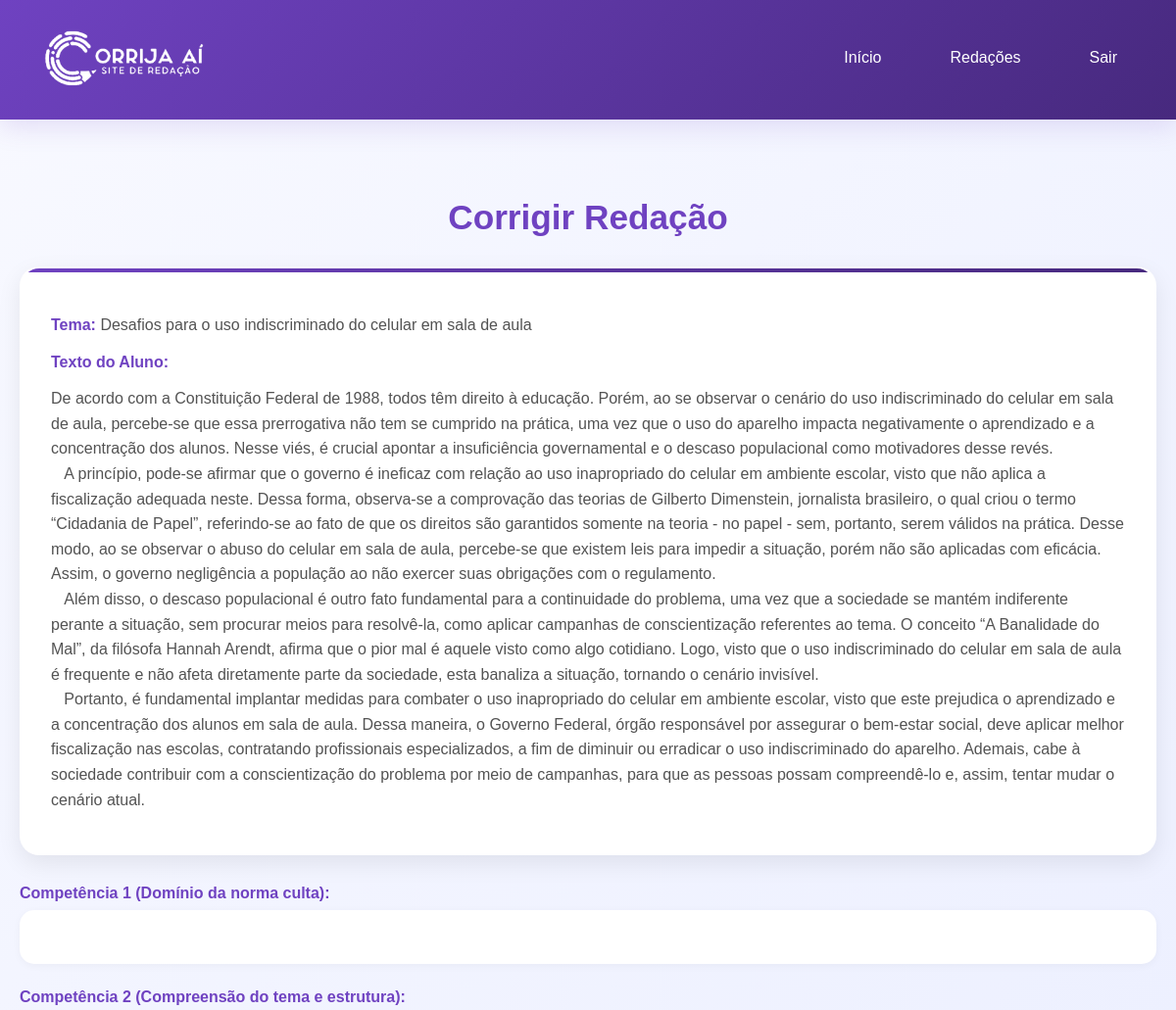
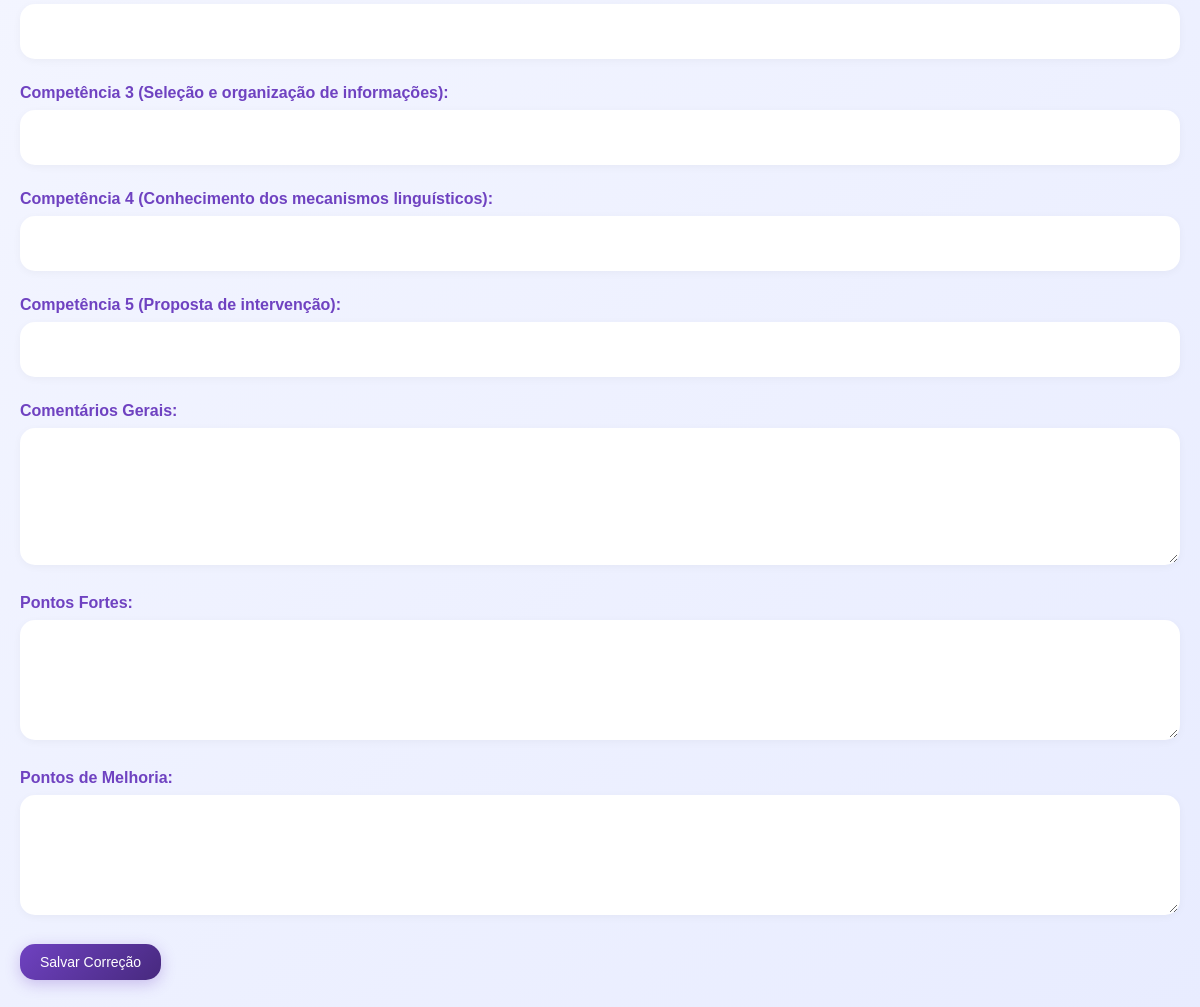
Screenshot of /admin/corrigir_redacao.php?id=redacao_68d54cc458dc78.74720653 (signed in) with the database file from the repository (2 pictures, top to bottom).
### tables this page shows
CREATE TABLE IF NOT EXISTS `redacoes` (
  `id` varchar(255) NOT NULL,
  `usuario_id` int NOT NULL,
  `aluno_nome` varchar(100) NOT NULL,
  `tema` varchar(255) NOT NULL,
  `titulo` varchar(255) DEFAULT NULL,
  `texto` text NOT NULL,
  `data_envio` datetime NOT NULL,
  `status` varchar(50) NOT NULL DEFAULT 'pendente',
  `c1` int DEFAULT '0',
  `c2` int DEFAULT '0',
  `c3` int DEFAULT '0',
  `c4` int DEFAULT '0',
  `c5` int DEFAULT '0',
  `nota_final` int DEFAULT '0',
  `comentarios` text,
  `pontos_fortes` text,
  `pontos_melhoria` text,
  PRIMARY KEY (`id`),
  KEY `usuario_id` (`usuario_id`)
);

### admin/corrigir_redacao.php (the view, shortened to what this page needs)
<?php
require_once '../config.php';
$redacao_id = $_GET['id'] ?? null;
$stmt = $pdo->prepare("SELECT * FROM redacoes WHERE id = ?");
$stmt->execute([$redacao_id]);
$redacao = $stmt->fetch(PDO::FETCH_ASSOC);
?>
<!DOCTYPE html>
<html lang="pt-br">
<head>
    <link rel="stylesheet" href="css/style.css">
</head>
<body>
    <?php include 'header.php'; ?>
    <div class="container">
        <h2>Corrigir Redação</h2>
        <div class="redacao-info">
            <p><strong>Tema:</strong> <?php echo htmlspecialchars($redacao['tema']); ?></p>
            <p><strong>Texto do Aluno:</strong></p>
            <p style="white-space: pre-wrap;"><?php echo htmlspecialchars($redacao['texto']); ?></p>
        </div>
        <form action="processar_correcao.php" method="POST">
            <div class="form-group">
                <label for="c1">Competência 1 (Domínio da norma culta):</label>
                <input type="number" name="notas[c1]" id="c1" min="0" max="200" required>
            </div>
            <div class="form-group">
                <label for="c2">Competência 2 (Compreensão do tema e estrutura):</label>
                <input type="number" name="notas[c2]" id="c2" min="0" max="200" required>
            </div>
            <div class="form-group">
                <label for="c3">Competência 3 (Seleção e organização de informações):</label>
                <input type="number" name="notas[c3]" id="c3" min="0" max="200" required>
            </div>
            <div class="form-group">
                <label for="c4">Competência 4 (Conhecimento dos mecanismos linguísticos):</label>
                <input type="number" name="notas[c4]" id="c4" min="0" max="200" required>
            </div>
            <div class="form-group">
                <label for="c5">Competência 5 (Proposta de intervenção):</label>
                <input type="number" name="notas[c5]" id="c5" min="0" max="200" required>
            </div>
            <div class="form-group">
                <label for="comentarios">Comentários Gerais:</label>
                <textarea name="comentarios" id="comentarios" rows="4" required></textarea>
            </div>
            <div class="form-group">
                <label for="pontos_fortes">Pontos Fortes:</label>
                <textarea name="pontos_fortes" id="pontos_fortes" rows="3"></textarea>
            </div>
            <div class="form-group">
                <label for="pontos_melhoria">Pontos de Melhoria:</label>
                <textarea name="pontos_melhoria" id="pontos_melhoria" rows="3"></textarea>
            </div>
            <button type="submit" class="btn">Salvar Correção</button>
        </form>
    </div>
</body>
</html>

### admin/css/style.css (style rules this page uses)
:root { --mainColor: #6f42c1; --hoverColor: #47297e; --backgroundColor: #ffffff; --darkOne: #6f42c1; --darkTwo: #45424b; --lightOne: #2e2e2e; --lightTwo: #535353; --successColor: #10ac84; --warningColor: #feca57; --pendingColor: #ff9f43; --errorColor: #e74c3c; }
*, *::before, *::after { padding: 0; margin: 0; box-sizing: border-box; font-family: "Poppins", sans-serif; }
body { font-family: "Poppins", sans-serif; background: linear-gradient(135deg, #f8f9ff, #e8ecff); color: var(--lightOne); min-height: 100vh; }
.container { max-width: 1400px; margin: 0 auto; padding: 40px 20px; }
h2 { font-size: 2.2rem; font-weight: 700; color: var(--darkOne); margin-bottom: 30px; text-align: center; }
.btn { display: inline-flex; align-items: center; gap: 8px; padding: 10px 20px; color: white; background: linear-gradient(135deg, var(--mainColor), var(--hoverColor)); border-radius: 15px; text-decoration: none; transition: all 0.3s ease; font-weight: 500; font-size: 14px; border: none; cursor: pointer; box-shadow: 0 4px 15px rgba(111, 66, 193, 0.3); position: relative; overflow: hidden; }
.btn::before { content: ''; position: absolute; top: 0; left: -100%; width: 100%; height: 100%; background: linear-gradient(90deg, transparent, rgba(255, 255, 255, 0.2), transparent); transition: left 0.5s; }
.form-group { margin-bottom: 25px; }
label { display: block; margin-bottom: 8px; font-weight: 600; color: var(--darkOne); font-size: 16px; }
input, textarea, select { width: 100%; padding: 15px 20px; border: 2px solid transparent; border-radius: 15px; background: white; color: var(--lightOne); font-size: 16px; transition: all 0.3s ease; box-shadow: 0 2px 8px rgba(0, 0, 0, 0.04); font-family: inherit; }
textarea { min-height: 120px; resize: vertical; line-height: 1.6; }
input[type="number"] { text-align: center; font-weight: 600; font-size: 18px; }
.redacao-info { background: white; padding: 30px; border-radius: 20px; margin-bottom: 30px; box-shadow: 0 8px 25px rgba(0, 0, 0, 0.08); border: 2px solid transparent; transition: all 0.3s ease; position: relative; overflow: hidden; }
.redacao-info::before { content: ''; position: absolute; top: 0; left: 0; right: 0; height: 4px; background: linear-gradient(135deg, var(--mainColor), var(--hoverColor)); }
.redacao-info p { margin-bottom: 12px; line-height: 1.6; color: var(--lightTwo); }
.redacao-info strong { color: var(--darkOne); }

### rows the page displays
redacoes: tema "Desafios para o uso indiscriminado do celular em sala de aula", texto "De acordo com a Constituição Federal de 1988, todos têm direito à educação. Porém, ao se observar o cenário do uso indiscriminado do celular em sala de aula, percebe-se que essa prerrogativa não tem se cumprido na prática, uma vez que o uso do aparelho impacta negativamente o aprendizado e a concentração dos alunos. Nesse viés, é crucial apontar a insuficiência governamental e o descaso populacional como motivadores desse revés. A princípio, pode-se afirmar que o governo é ineficaz com relação ao uso inapropriado do celular em ambiente escolar, visto que não aplica a fiscalização adequada neste. Dessa forma, observa-se a comprovação das teorias de Gilberto Dimenstein, jornalista brasileiro,…"
